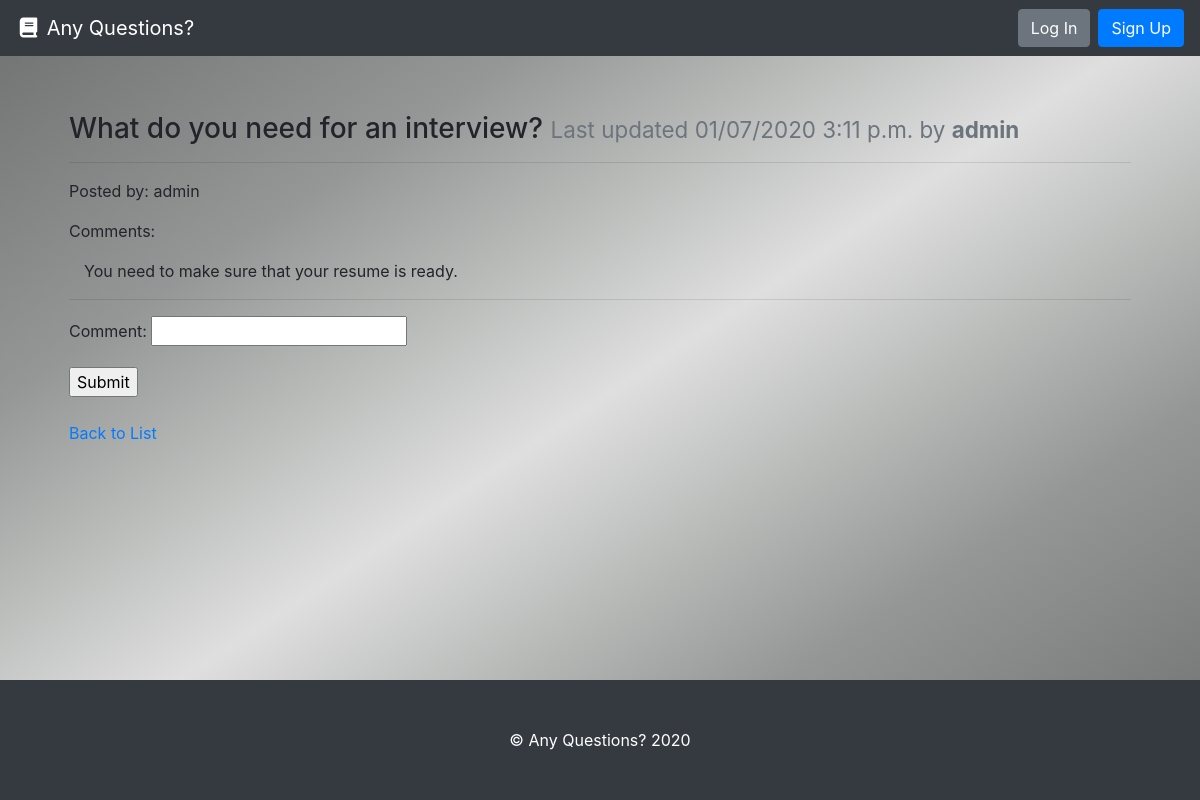
The page /what-do-you-need-for-an-interview/ on the database as committed earlier.
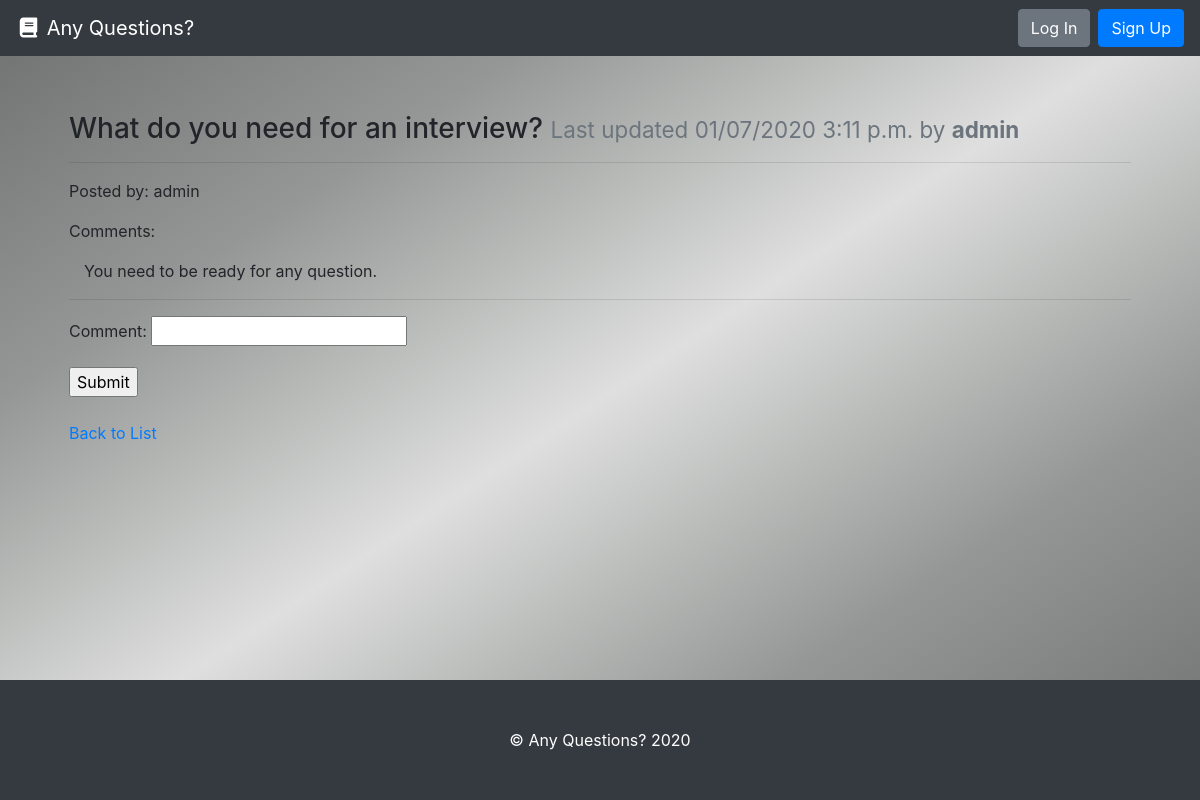
The same page on the database as committed later.
### question/models.py (models this page shows, shortened)
class Question(models.Model):
    question_text = models.CharField(max_length=settings.QUESTION_NAME_MAX_LENGTH, unique=True,
                             help_text="Title of your question.")
    author = models.ForeignKey(User, on_delete=models.PROTECT,
                            help_text="The user that posted this question.")
    slug = models.CharField(max_length=settings.QUESTION_NAME_MAX_LENGTH, blank=True, editable=False,
                            help_text="Unique URL path to access this question. Generated by the system.")
    created = models.DateTimeField(auto_now_add=True,
                                   help_text="The date and time this question was created. Automatically generated when the model saves.")
    modified = models.DateTimeField(auto_now=True,
                                    help_text="The date and time this page was updated. Automatically generated when the model updates.")

class Comment(models.Model):
    comment = models.CharField(max_length=200)
    question_id = models.ForeignKey(Question, on_delete=models.CASCADE)

### question/views.py (the view, shortened to what this page needs)
# urls.py: path('<str:slug>/', QuestionDetailView.as_view(), name='question-details-page')
class QuestionDetailView(DetailView):
    model = Question
    def get(self, request, slug):
        question = self.get_queryset().get(slug__iexact=slug)
        comment_form = CommentForm()
        return render(request, 'question.html', {
          'question': question,
          'comment_form': comment_form
        })

### question/forms.py
class CommentForm(forms.ModelForm):
    class Meta:
        model = Comment
        fields = ['comment']

### question/templates/question.html (shortened to what this page needs)
{% extends 'base.html' %}
{% load static %}
        {% block head %}
        <link rel="stylesheet" type="text/css" href="{% static 'question/style.css' %}">
        {% endblock head %}
{% block content %}
  <div class="row">
    <div class="col m-4">
      <h3>{{ question.question_text }} <small class="text-muted">Last updated {{ question.modified|date:"SHORT_DATETIME_FORMAT" }} by <b>{{ question.author.username }}</b></small></h3>
      <hr>
      <p>Posted by: {{ question.author|linebreaksbr }}</p>
      <p>Comments:</p>
      {% for comment in question.comment_set.all %}
        <div class='col-sm'>
            {{ comment.comment }}
        </div>
      {% endfor %}
      <hr>
      <form action='' method='POST'>
        {{ comment_form.as_p|linebreaksbr }}
        <input type="submit">
      </form>
      <br>
      <a href="{% url 'question-list-view' %}"><p>Back to List</p></a>
      </div>
    </div>
{% endblock %}

### templates/base.html (shortened to what this page needs)
<!doctype html>
<html lang="en">
  <head>
    <link rel="stylesheet" href="https://stackpath.bootstrapcdn.com/bootstrap/4.3.1/css/bootstrap.min.css"
>
  </head>
  {% block head %}
  {% endblock head %}
  <body>
    <nav class="navbar navbar-expand-md navbar-dark bg-dark">
      <a class="navbar-brand" href="{% url 'question-list-view' %}"><i class="fas fa-fw fa-book"></i> Any Questions?</a>
      <form class="form-inline ml-auto">
        {% if user.is_authenticated %}
        <div class="text-white">Hello, <strong>{{user.username}}</strong>!</div>
        <a href="new_question/" class="btn btn-success ml-4">New Question</a>
        <a href="/accounts/logout" class="btn btn-danger ml-2">Log Out</a>
        {% else %}
        <a href="/accounts/login" class="btn btn-secondary ml-2">Log In</a>
        <a href="/accounts/signup" class="btn btn-primary ml-2">Sign Up</a>
        {% endif %}
      </form>
    </nav>
    <main role="main" class="container" style="margin-top: 4vh;">
      {% block content %}{% endblock %}
    </main>
    <footer class="bg-dark p-5 text-white">
      <center>&copy; Any Questions? 2020</center>
    </footer>
  </body>

### question/static/question/style.css (style rules this page uses)
body { height: 100%; margin: 0; background-repeat: no-repeat; background-attachment: fixed; background-image: linear-gradient(to bottom right, rgb(110, 112, 111),rgb(148, 151, 149),rgb(222, 223, 222),rgb(148, 151, 149), rgb(110, 112, 111)); }
footer { position: fixed; left: 0; bottom: 0; width: 100%; text-align: center; }

Rows that differ between the two databases and show on the page:
removed Comment: comment "You need to make sure that your resume is ready."
added Comment: comment "You need to be ready for any question."
